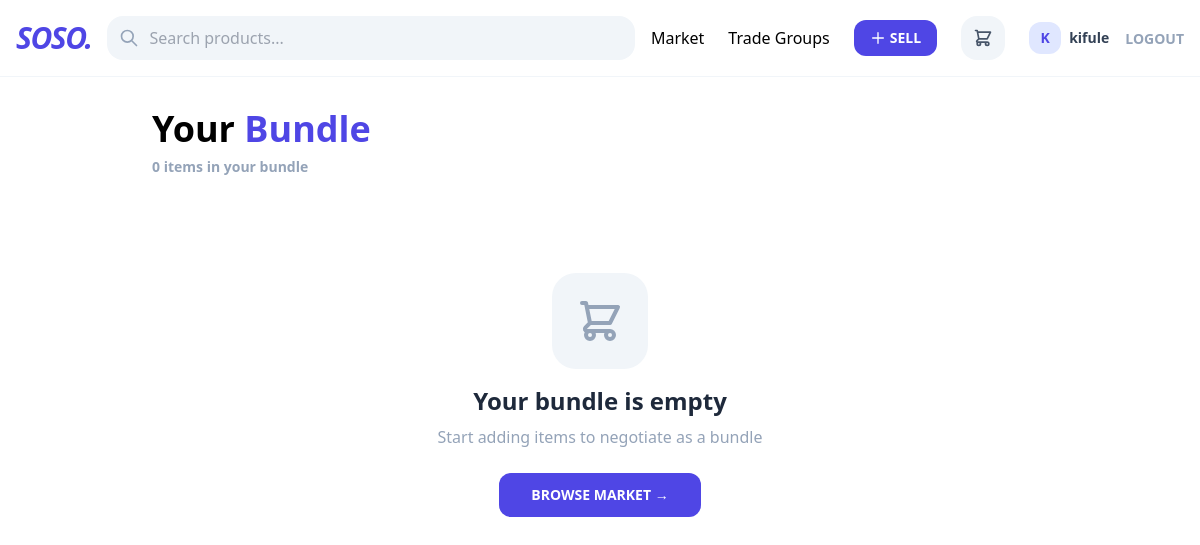
The app's page /cart/ (signed in), older data.
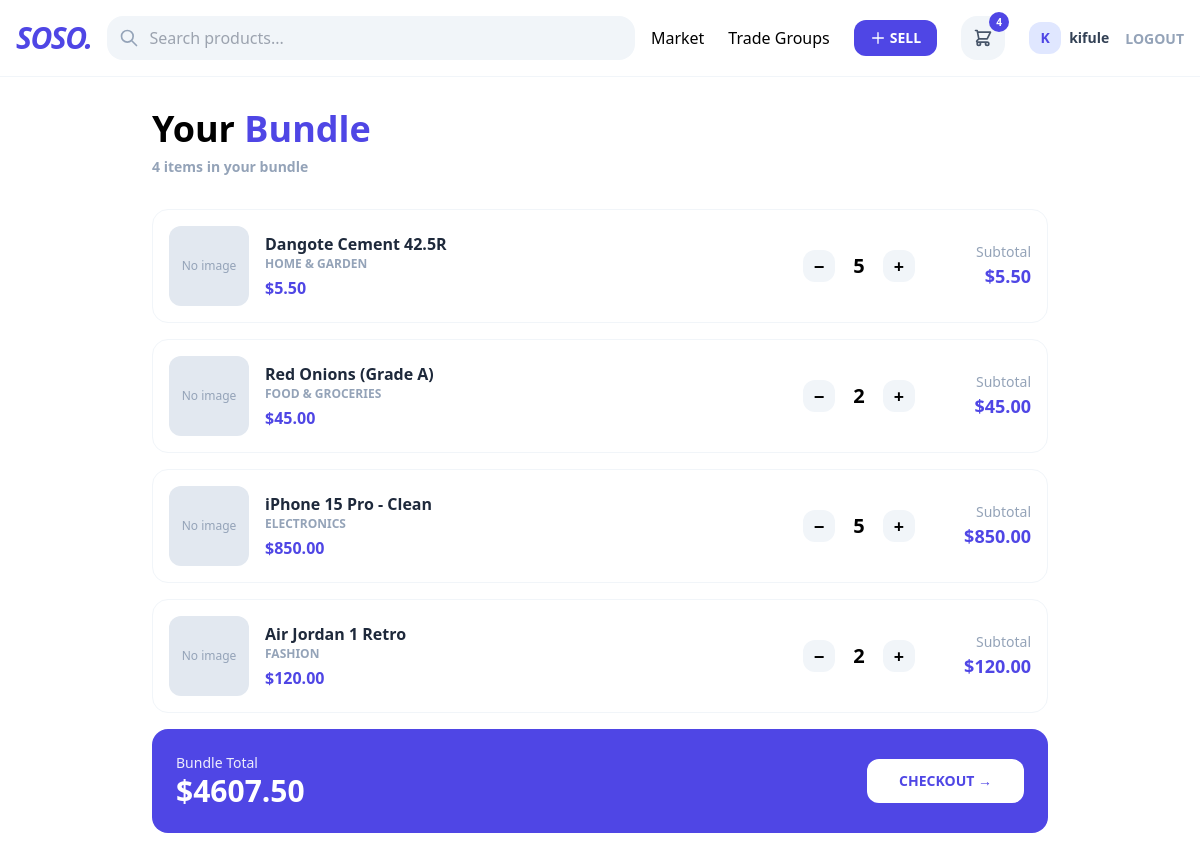
The same page, newer data.
### core/models.py (models this page shows, shortened)
class CartItem(models.Model):
    cart = models.ForeignKey(Cart, on_delete=models.CASCADE, related_name='items')
    listing = models.ForeignKey(Listing, on_delete=models.CASCADE)
    quantity = models.PositiveIntegerField(default=1)

class Listing(models.Model):
    TRADE_TYPES = (
        ('RETAIL', 'Retail'),
        ('WHOLESALE', 'Wholesale'),
        ('SERVICE', 'Service/Hailing'),
        ('AUCTION', 'Live Auction'),
    )
    CONDITION = (
        ('NEW', 'Brand New'),
        ('USED', 'Second Hand'),
        ('NONE', 'N/A (Services)'),
    )
    trader = models.ForeignKey(User, on_delete=models.CASCADE, related_name='listings')
    category = models.ForeignKey(Category, on_delete=models.CASCADE)
    title = models.CharField(max_length=255)
    description = models.TextField()
    media = CloudinaryField('media', folder='listings/', resource_type='auto', blank=True, null=True)
    price = models.DecimalField(max_digits=12, decimal_places=2)
    trade_type = models.CharField(max_length=20, choices=TRADE_TYPES, default='RETAIL')
    condition = models.CharField(max_length=10, choices=CONDITION, default='NEW')
    auction_end = models.DateTimeField(null=True, blank=True)
    current_highest_bid = models.DecimalField(max_digits=12, decimal_places=2, default=0)
    is_active = models.BooleanField(default=True)
    created_at = models.DateTimeField(auto_now_add=True)

class Category(models.Model):
    name = models.CharField(max_length=100)
    slug = models.SlugField(unique=True, blank=True)
    parent = models.ForeignKey('self', on_delete=models.CASCADE, null=True, blank=True, related_name='children')
    is_service = models.BooleanField(default=False)

### core/views.py (the view)
# urls.py: path('cart/', views.cart_detail, name='cart_detail'),
@login_required
def cart_detail(request):
    cart, _ = Cart.objects.get_or_create(user=request.user)
    cart_items = cart.items.all().select_related('listing')
    total_price = sum(item.listing.price * item.quantity for item in cart_items)
    item_count = cart_items.count()
    return render(request, 'core/cart.html', {
        'cart': cart,
        'cart_items': cart_items,
        'total_price': total_price,
        'item_count': item_count
    })

### core/context_processors.py (called while the page is built)
def soso_global_data(request):
    categories = Category.objects.filter(parent=None).prefetch_related('children')
    cart_count = 0
    session_key = request.session.session_key
    if request.user.is_authenticated:
        cart, _ = Cart.objects.get_or_create(user=request.user)
    elif session_key:
        cart, _ = Cart.objects.get_or_create(session_key=session_key)
    else:
        cart = None
    if cart:
        cart_count = cart.items.count()
    return {
        'nav_categories': categories,
        'cart_count': cart_count
    }

### templates/core/cart.html (shortened to what this page needs)
{% extends 'core/base.html' %}
{% load static %}
{% block content %}
<div class="max-w-4xl mx-auto">
    <h1 class="text-4xl font-black mb-2">Your <span class="text-indigo-600">Bundle</span></h1>
    <p class="text-slate-400 font-bold text-sm mb-8">{{ item_count }} item{{ item_count|pluralize }} in your bundle</p>
    {% if cart_items %}
        <div class="space-y-4">
            {% for item in cart_items %}
            <div class="bg-white rounded-2xl border border-slate-100 p-4 flex items-center gap-4">
                <div class="w-20 h-20 bg-slate-100 rounded-xl overflow-hidden flex-shrink-0">
                    {% if item.listing.media %}
                        {% if item.listing.is_video %}
                            <video class="w-full h-full object-cover">
                                <source src="{{ item.listing.media.url }}" type="video/mp4">
                            </video>
                        {% else %}
                            <img src="{{ item.listing.media.url }}" class="w-full h-full object-cover">
                        {% endif %}
                    {% else %}
                        <div class="w-full h-full bg-slate-200 flex items-center justify-center">
                            <span class="text-slate-400 text-xs">No image</span>
                        </div>
                    {% endif %}
                </div>
                <div class="flex-1">
                    <h3 class="font-bold text-slate-800">{{ item.listing.title }}</h3>
                    <p class="text-xs text-slate-400 font-bold uppercase">{{ item.listing.category.name }}</p>
                    <p class="text-indigo-600 font-black mt-1">${{ item.listing.price }}</p>
                </div>
                <div class="flex items-center gap-2">
                    <a href="{% url 'core:reduce_cart_item' item.listing.id %}"
                       class="w-8 h-8 bg-slate-100 rounded-xl flex items-center justify-center hover:bg-indigo-100 transition">
                        <span class="font-black text-lg">−</span>
                    </a>
                    <span class="font-black text-xl w-8 text-center">{{ item.quantity }}</span>
                    <a href="{% url 'core:add_to_cart' item.listing.id %}"
                       class="w-8 h-8 bg-slate-100 rounded-xl flex items-center justify-center hover:bg-indigo-100 transition">
                        <span class="font-black text-lg">+</span>
                    </a>
                </div>
                <div class="text-right min-w-[100px]">
                    <p class="text-sm text-slate-400">Subtotal</p>
                    <p class="font-black text-lg text-indigo-600">${{ item.listing.price|floatformat:2 }}</p>
                </div>
            </div>
            {% endfor %}
            <div class="bg-indigo-600 rounded-2xl p-6 text-white mt-6">
                <div class="flex justify-between items-center">
                    <div>
                        <p class="text-sm opacity-90">Bundle Total</p>
                        <p class="text-3xl font-black">${{ total_price|floatformat:2 }}</p>
                    </div>
                    <a href="#" class="bg-white text-indigo-600 px-8 py-3 rounded-xl font-black text-sm hover:bg-slate-100 transition">
                        CHECKOUT →
                    </a>
                </div>
            </div>
        </div>
    {% else %}
        <div class="text-center py-16">
            <div class="w-24 h-24 bg-slate-100 rounded-3xl flex items-center justify-center mx-auto mb-4">
            </div>
            <h2 class="text-2xl font-black text-slate-800 mb-2">Your bundle is empty</h2>
            <p class="text-slate-400 mb-6">Start adding items to negotiate as a bundle</p>
            <a href="{% url 'core:index' %}" class="inline-block bg-indigo-600 text-white px-8 py-3 rounded-xl font-black text-sm hover:bg-indigo-700 transition">
                BROWSE MARKET →
            </a>
        </div>
    {% endif %}
</div>
{% endblock %}

### templates/core/base.html (shortened to what this page needs)
<!DOCTYPE html>
<html lang="en">
<head>
    <script src="https://cdn.tailwindcss.com"></script>
</head>
<body class="bg-white">
    <nav class="border-b border-slate-100">
        <div class="max-w-7xl mx-auto px-4 py-4">
            <div class="flex items-center justify-between gap-4">
                <a href="{% url 'core:index' %}" class="text-3xl font-black italic tracking-tighter text-indigo-600 flex-shrink-0">SOSO.</a>
                <div class="flex-1 max-w-xl">
                    <div class="relative">
                        <input type="text"
                               id="search-input"
                               placeholder="Search products..."
                               class="w-full bg-slate-100 border-2 border-transparent rounded-2xl px-4 py-2 pl-10 focus:border-indigo-500 focus:bg-white outline-none transition">
                        <svg class="w-5 h-5 text-slate-400 absolute left-3 top-3" fill="none" stroke="currentColor" viewBox="0 0 24 24">
                            <path stroke-linecap="round" stroke-linejoin="round" stroke-width="2" d="M21 21l-6-6m2-5a7 7 0 11-14 0 7 7 0 0114 0z"></path>
                        </svg>
                    </div>
                </div>
                <div class="flex items-center gap-6 flex-shrink-0">
                    <a href="{% url 'core:index' %}" class="hover:text-indigo-600 transition">Market</a>
                    <a href="{% url 'core:group_list' %}" class="hover:text-indigo-600 transition">Trade Groups</a>
                    {% if user.is_authenticated %}
                    <a href="{% url 'core:create_listing' %}" class="bg-indigo-600 text-white px-4 py-2 rounded-xl font-bold text-sm hover:bg-indigo-700 transition flex items-center gap-1">
                        <svg class="w-4 h-4" fill="none" stroke="currentColor" viewBox="0 0 24 24">
                            <path stroke-linecap="round" stroke-linejoin="round" stroke-width="2" d="M12 4v16m8-8H4"></path>
                        </svg>
                        SELL
                    </a>
                    {% endif %}
                    <a href="{% url 'core:cart_detail' %}" class="relative bg-slate-100 p-3 rounded-2xl hover:bg-indigo-50 transition group">
                        {% if cart_count > 0 %}
                        <span class="absolute -top-1 -right-1 bg-indigo-600 text-white text-[10px] w-5 h-5 rounded-full flex items-center justify-center font-bold cart-count">{{ cart_count }}</span>
                        {% endif %}
                    </a>
                    {% if request.user.is_authenticated %}
                    <div class="flex items-center gap-4">
                        <div class="flex items-center gap-2">
                            <div class="w-8 h-8 bg-indigo-100 rounded-xl flex items-center justify-center">
                                <span class="text-indigo-600 font-black text-sm">{{ request.user.username|slice:":1"|upper }}</span>
                            </div>
                            <span class="text-sm font-bold text-slate-700">{{ request.user.username }}</span>
                        </div>
                        <form method="post" action="{% url 'core:logout' %}">
                            <button type="submit" class="text-sm text-slate-400 hover:text-red-500 font-bold transition">
                                LOGOUT
                            </button>
                        </form>
                    </div>
                    {% else %}
                    <a href="{% url 'core:login' %}" class="bg-indigo-600 text-white px-6 py-2 rounded-xl font-bold text-sm">LOGIN</a>
                    {% endif %}
                </div>
            </div>
        </div>
    </nav>
    <main class="max-w-7xl mx-auto px-4 py-8">
        {% block content %}{% endblock %}
    </main>
</body>
</html>

Row changes from the older to the newer data that the page shows:
added CartItem: shows "No image", listing "Dangote Cement 42.5R", listing.category.name "HOME & GARDEN", listing.price "5.50", quantity "5"
added CartItem: shows "No image", listing "Red Onions (Grade A)", listing.category.name "FOOD & GROCERIES", listing.price "45.00", quantity "2"
added CartItem: shows "No image", listing "iPhone 15 Pro - Clean", listing.category.name "ELECTRONICS", listing.price "850.00", quantity "5"
added CartItem: shows "No image", listing "Air Jordan 1 Retro", listing.category.name "FASHION", listing.price "120.00", quantity "2"
Text that changed along with them:
{{ cart_count }}: (not shown) → "4"
{{ item_count }}: "0" → "4"
{{ total_price|floatformat:2 }}: (not shown) → "4607.50"
text no longer shown: "Your bundle is empty Start adding items to negotiate as a bundle BROWSE MARKET →"
text now shown: "Bundle Total $ CHECKOUT →"
